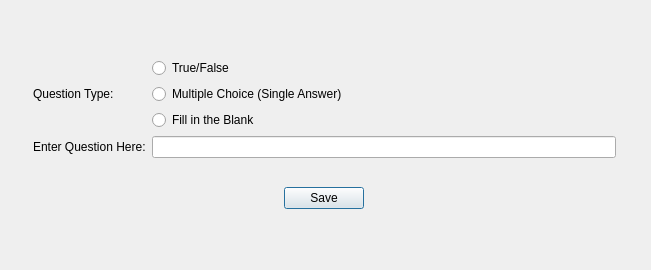
<?xml version="1.0" encoding="UTF-8"?>
<ui version="4.0">
 <class>AddQuestDialogClass</class>
 <widget class="QDialog" name="AddQuestDialogClass">
  <property name="geometry">
   <rect>
    <x>0</x>
    <y>0</y>
    <width>651</width>
    <height>270</height>
   </rect>
  </property>
  <property name="windowTitle">
   <string>AddQuestDialog</string>
  </property>
  <widget class="QWidget" name="">
   <property name="geometry">
    <rect>
     <x>22</x>
     <y>24</y>
     <width>605</width>
     <height>221</height>
    </rect>
   </property>
   <layout class="QGridLayout" name="gridLayout_2">
    <item row="0" column="0" colspan="3">
     <layout class="QGridLayout" name="gridLayout">
      <item row="0" column="1">
       <widget class="QRadioButton" name="trueFalseButton">
        <property name="text">
         <string>True/False</string>
        </property>
       </widget>
      </item>
      <item row="1" column="0">
       <widget class="QLabel" name="quesTypeLabel">
        <property name="text">
         <string>Question Type:</string>
        </property>
       </widget>
      </item>
      <item row="1" column="1">
       <widget class="QRadioButton" name="multChoiceButton">
        <property name="text">
         <string>Multiple Choice (Single Answer)</string>
        </property>
       </widget>
      </item>
      <item row="2" column="1">
       <widget class="QRadioButton" name="fillBlankButton">
        <property name="text">
         <string>Fill in the Blank</string>
        </property>
       </widget>
      </item>
      <item row="3" column="0">
       <widget class="QLabel" name="label">
        <property name="text">
         <string>Enter Question Here:</string>
        </property>
       </widget>
      </item>
      <item row="3" column="1">
       <widget class="QLineEdit" name="quesLineEdit"/>
      </item>
     </layout>
    </item>
    <item row="1" column="0">
     <spacer name="horizontalSpacer">
      <property name="orientation">
       <enum>Qt::Horizontal</enum>
      </property>
      <property name="sizeHint" stdset="0">
       <size>
        <width>258</width>
        <height>20</height>
       </size>
      </property>
     </spacer>
    </item>
    <item row="1" column="1">
     <widget class="QPushButton" name="saveButton">
      <property name="text">
       <string>Save</string>
      </property>
     </widget>
    </item>
    <item row="1" column="2">
     <spacer name="horizontalSpacer_2">
      <property name="orientation">
       <enum>Qt::Horizontal</enum>
      </property>
      <property name="sizeHint" stdset="0">
       <size>
        <width>258</width>
        <height>20</height>
       </size>
      </property>
     </spacer>
    </item>
   </layout>
  </widget>
 </widget>
 <layoutdefault spacing="6" margin="11"/>
 <resources/>
 <connections>
  <connection>
   <sender>saveButton</sender>
   <signal>clicked()</signal>
   <receiver>AddQuestDialogClass</receiver>
   <slot>accept()</slot>
   <hints>
    <hint type="sourcelabel">
     <x>285</x>
     <y>251</y>
    </hint>
    <hint type="destinationlabel">
     <x>621</x>
     <y>431</y>
    </hint>
   </hints>
  </connection>
 </connections>
</ui>
